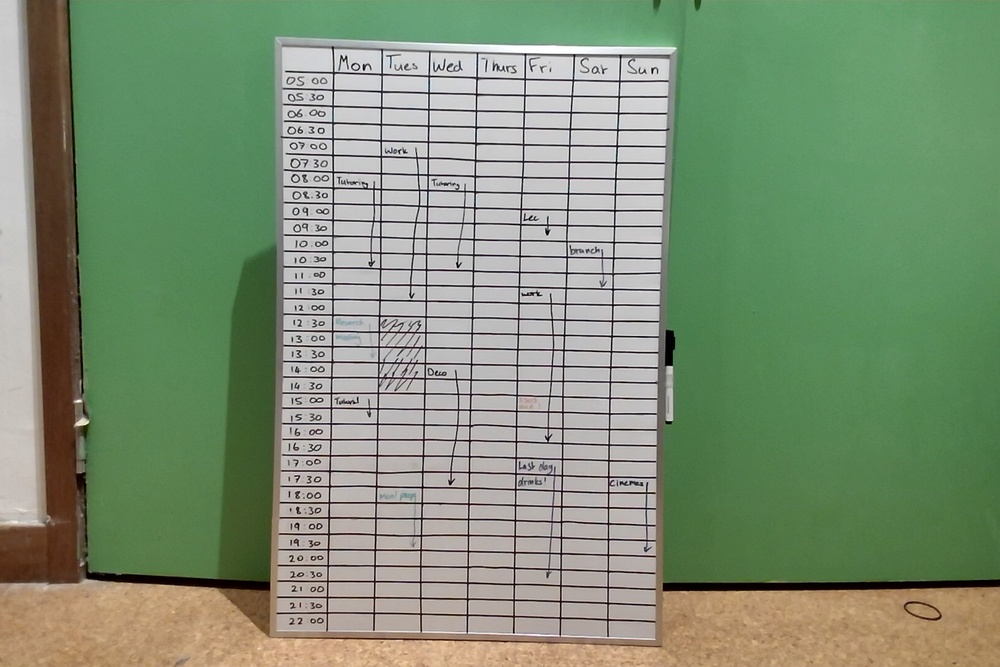
#> input picture build/vision/images/test1.jpg, 1000 x 667 px, shrunk from 3042 x 2028 before the run
$ python test.py
#> lines starting #> are read from the running program, lines starting #| are printed output that depends on the picture; after the words box and inside, x2 and y2 are one past the last pixel; in counts of white or black regions, pixels touching at a corner belong together
import cv2

image = cv2.imread('./images/test1.jpg')
#> image is the input picture: shape (667, 1000, 3); mean B, G, R 116.8, 144.1, 127

gray = cv2.cvtColor(image, cv2.COLOR_BGR2GRAY)
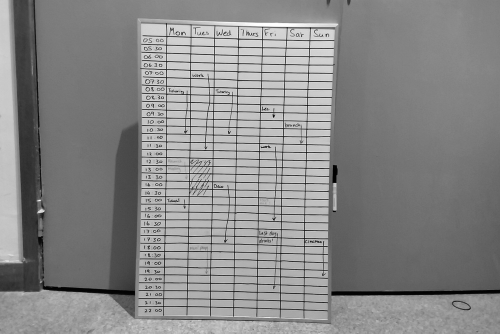
#> gray: shape (667, 1000) (shown at 1/2 size); min 0, max 255, mean 135.9

blurred = cv2.GaussianBlur(gray, (5, 5), 0)

edges = cv2.Canny(blurred, 50, 150)
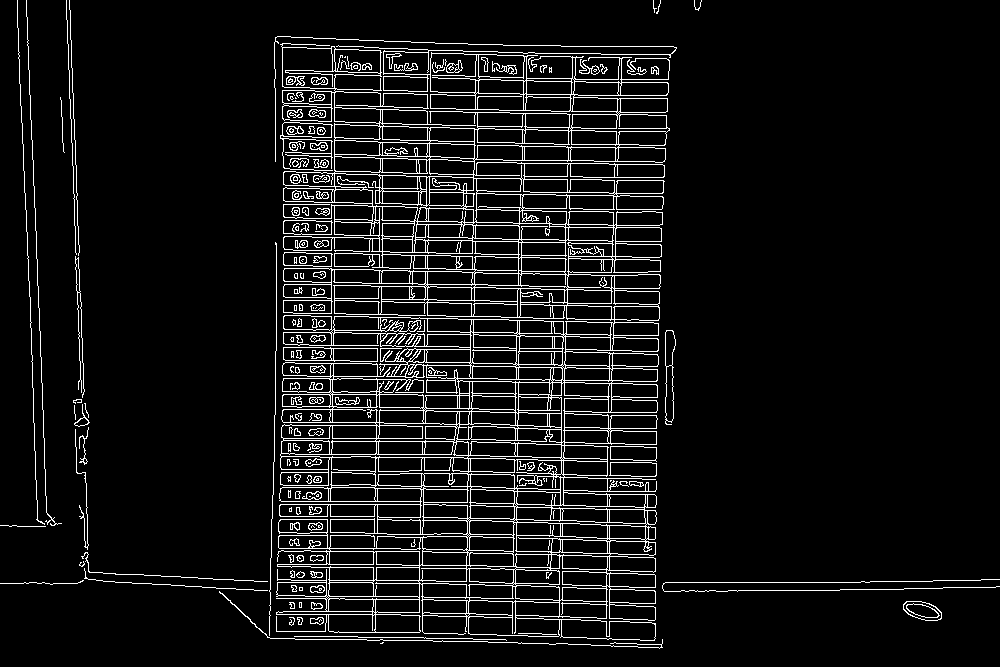
#> edges: shape (667, 1000); 7.2% white in thin lines or dots

contours, _ = cv2.findContours(
    edges.copy(), cv2.RETR_EXTERNAL, cv2.CHAIN_APPROX_SIMPLE
)
#> contours = 71 contours, 33 with area under 20; largest, box (x1, y1, x2, y2) and area: (274, 36, 677, 641) 181152, (283, 347, 378, 362) 1196, (280, 122, 333, 171) 674, (665, 330, 676, 425) 672, (283, 220, 333, 235) 646

filled_cells = []
empty_cells = []

for contour in contours:
    area = cv2.contourArea(contour)

    if area > 500:
        filled_cells.append(contour)
    else:
        empty_cells.append(contour)
#> this loop made 71 passes
#> area on passes 3, 4, 6, 8, 9, 10, 13, 14: 68.5, 26, 56, 22.5, 539.5, 40, 55.5, 34.5
#> after the loop, empty_cells = 62 contours, 33 with area under 20; largest, box (x1, y1, x2, y2) and area: (310, 142, 328, 151) 106, (75, 256, 85, 398) 100, (74, 404, 90, 427) 84, (315, 208, 330, 216) 74, (310, 617, 324, 625) 68; filled_cells = 9 contours; largest, box (x1, y1, x2, y2) and area: (274, 36, 677, 641) 181152, (283, 347, 378, 362) 1196, (280, 122, 333, 171) 674, (665, 330, 676, 425) 672, (283, 220, 333, 235) 646


for contour in filled_cells:
    x, y, w, h = cv2.boundingRect(contour)
    cv2.rectangle(image, (x, y), (x + w, y + h), (0, 255, 0), 3)
#> this loop made 9 passes
#> (x, y, w, h) on passes 1 to 8: (903, 601, 39, 20), (609, 462, 48, 15), (610, 446, 47, 16), (283, 347, 95, 15), (665, 330, 11, 95), (283, 252, 50, 15), (283, 220, 50, 15), (280, 122, 53, 49)
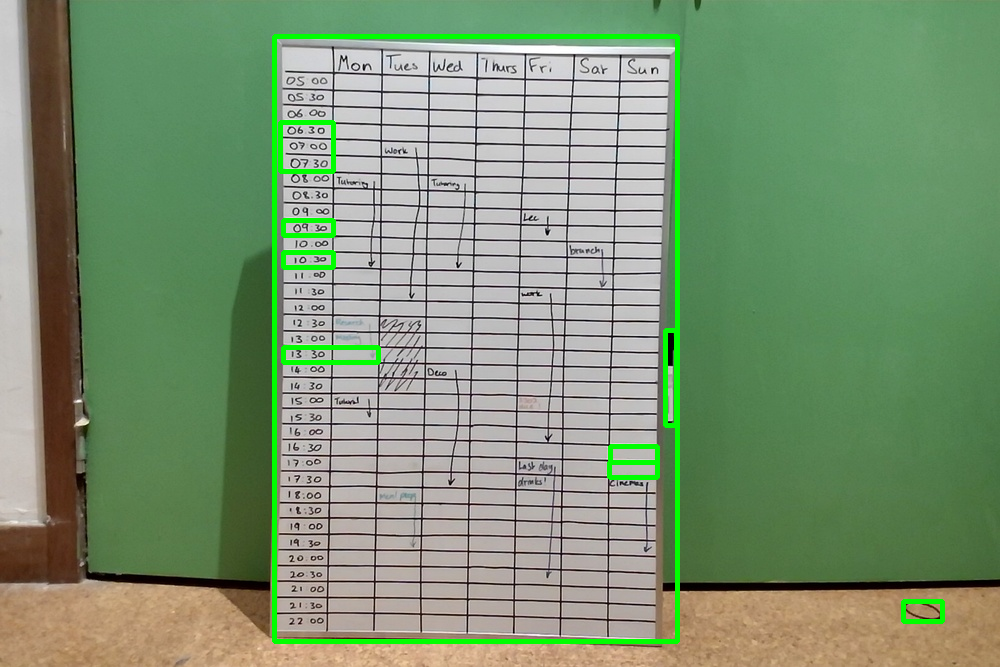
#> image: shape (667, 1000, 3); 2.35% of pixels changed, all inside (x1, y1, x2, y2) = (272, 34, 945, 644)

for contour in empty_cells:
    x, y, w, h = cv2.boundingRect(contour)
    cv2.rectangle(image, (x, y), (x + w, y + h), (0, 0, 255), 3)
#> this loop made 62 passes
#> (x, y, w, h) on passes 1, 2, 3, 4, 5, 6, 8, 9: (380, 642, 4, 2), (294, 636, 213, 5), (310, 617, 14, 8), (297, 617, 6, 8), (289, 617, 6, 9), (311, 602, 12, 8), (289, 602, 6, 7), (219, 591, 444, 58)
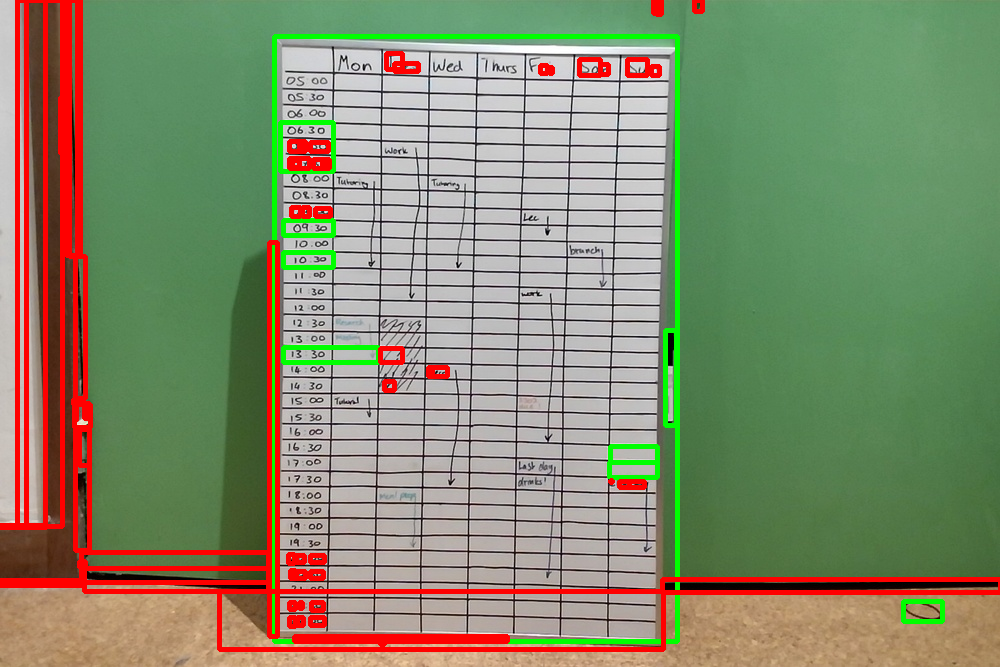
#> image: shape (667, 1000, 3); 6.6% of pixels changed, all inside (x1, y1, x2, y2) = (0, 0, 1000, 652)

cv2.imwrite('./outputs/test.jpg', image)

$ run again, with build/vision/images/test2.jpg copied over build/vision/images/test1.jpg
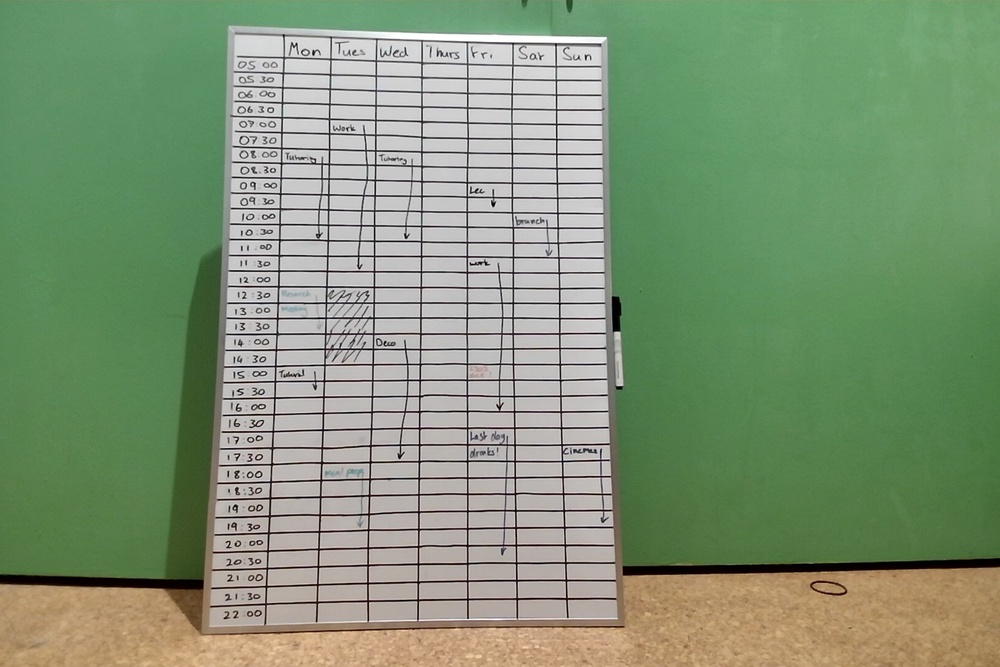
#> input picture build/vision/images/test2.jpg, 1000 x 667 px, shrunk from 3042 x 2028 before the run
#> image is the input picture: shape (667, 1000, 3); mean B, G, R 117.5, 148.3, 128.4
#> `edges = cv2.Canny(blurred, 50, 150)`:
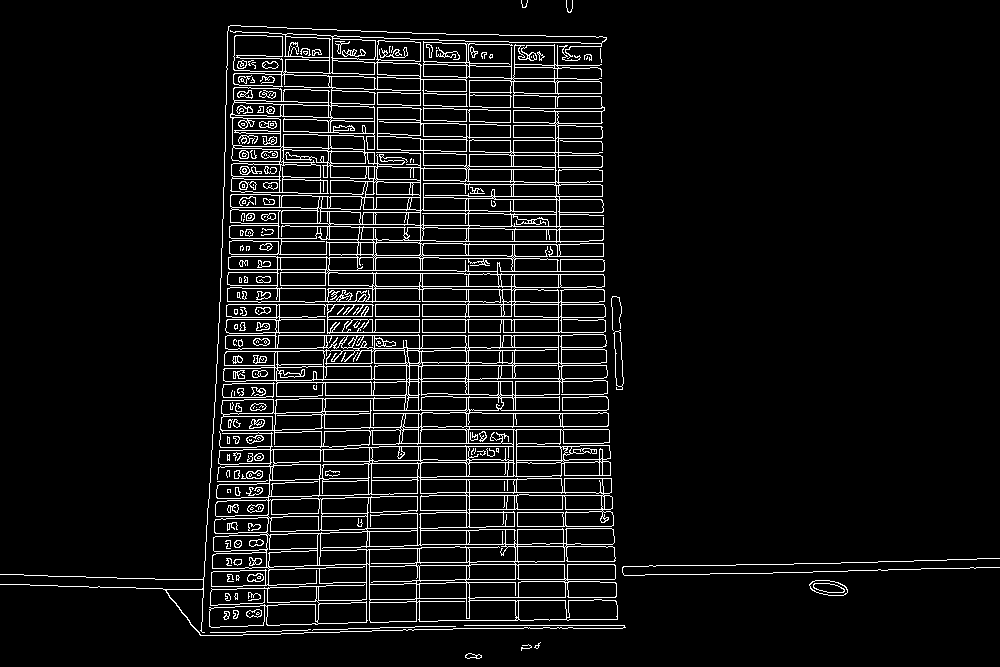
#> edges: shape (667, 1000); 6.9% white in thin lines or dots
#> contours = 36 contours, 22 with area under 20; largest, box (x1, y1, x2, y2) and area: (209, 304, 618, 628) 100951, (0, 25, 626, 636) 89375, (222, 382, 275, 398) 694, (562, 396, 609, 411) 613, (375, 304, 420, 317) 528
#> the loop `for contour in contours:` made 36 passes
#> area on passes 1, 7, 9, 12, 13, 15, 17, 18: 54, 28, 440.5, 107.5, 36, 26.5, 91.5, 613
#> after the loop `for contour in contours:`: empty_cells = 31 contours, 22 with area under 20; largest, box (x1, y1, x2, y2) and area: (809, 580, 848, 596) 440, (613, 330, 624, 390) 360, (241, 470, 263, 479) 108, (246, 435, 264, 444) 92, (465, 653, 482, 659) 54; filled_cells = 5 contours; box (x1, y1, x2, y2) and area: (209, 304, 618, 628) 100951, (0, 25, 626, 636) 89375, (222, 382, 275, 398) 694, (562, 396, 609, 411) 613, (375, 304, 420, 317) 528
#> the loop `for contour in filled_cells:` made 5 passes
#> (x, y, w, h) on passes 1, 2, 4, 5: (562, 396, 47, 15), (222, 382, 53, 16), (209, 304, 409, 324), (0, 25, 626, 611)
#> the loop `for contour in empty_cells:` made 31 passes
#> (x, y, w, h) on passes 1 to 8: (465, 653, 17, 6), (521, 644, 11, 7), (534, 642, 7, 7), (210, 629, 101, 4), (312, 626, 144, 5), (234, 593, 4, 7), (225, 593, 6, 8), (248, 592, 13, 9)
#> after the loop `for contour in empty_cells:`:
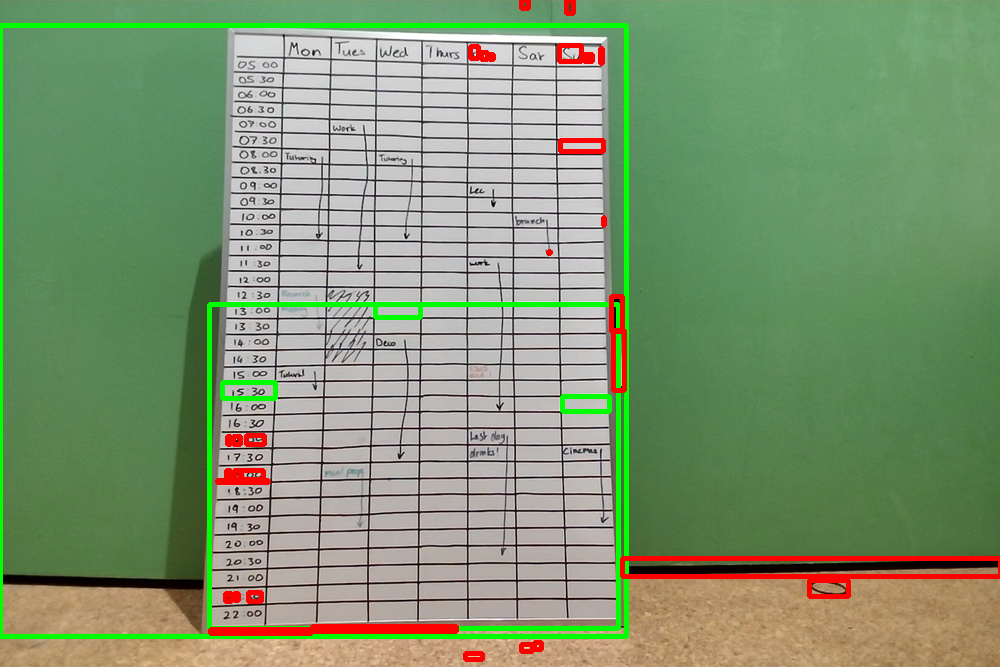
#> image: shape (667, 1000, 3); mean B, G, R 112.7, 149.2, 127

$ run again, with build/vision/images/test3.jpg copied over build/vision/images/test1.jpg
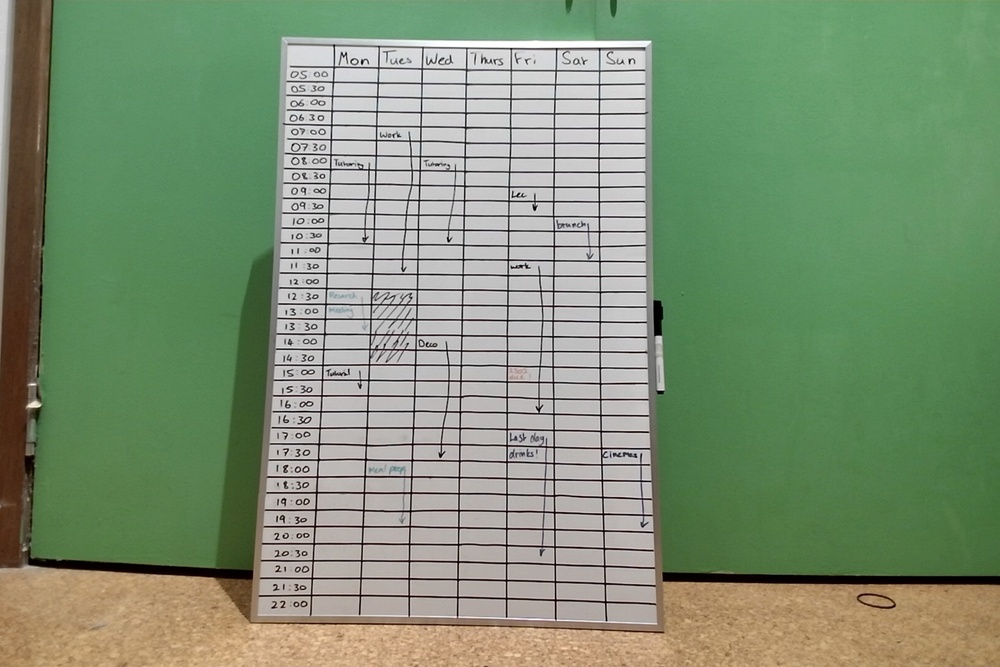
#> input picture build/vision/images/test3.jpg, 1000 x 667 px, shrunk from 3042 x 2028 before the run
#> image is the input picture: shape (667, 1000, 3); mean B, G, R 115.6, 144.9, 126.1
#> `edges = cv2.Canny(blurred, 50, 150)`:
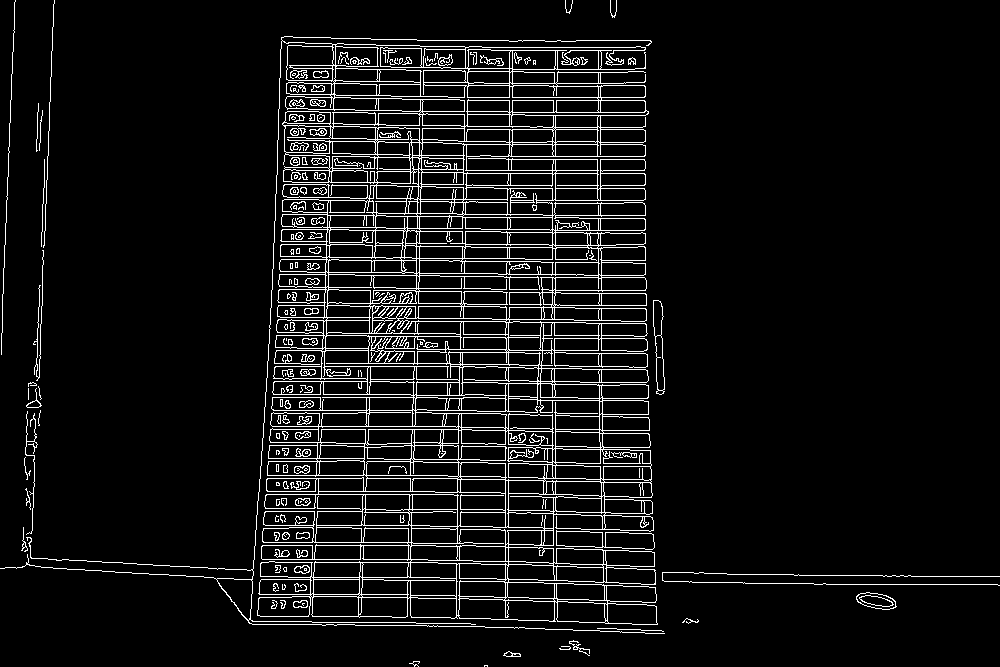
#> edges: shape (667, 1000); 6.9% white in thin lines or dots
#> contours = 37 contours, 24 with area under 20; largest, box (x1, y1, x2, y2) and area: (0, 36, 665, 634) 192618, (556, 530, 655, 550) 1418, (653, 300, 665, 395) 677, (856, 592, 897, 610) 474, (26, 388, 42, 408) 74
#> the loop `for contour in contours:` made 37 passes
#> area on passes 3, 5, 8, 10, 17, 22, 23, 26: 54.5, 20.5, 474, 1418, 74, 61.5, 677, 42
#> after the loop `for contour in contours:`: empty_cells = 34 contours, 24 with area under 20; largest, box (x1, y1, x2, y2) and area: (856, 592, 897, 610) 474, (26, 388, 42, 408) 74, (290, 157, 300, 166) 64, (301, 354, 315, 362) 62, (503, 651, 521, 657) 54; filled_cells = 3 contours; box (x1, y1, x2, y2) and area: (0, 36, 665, 634) 192618, (556, 530, 655, 550) 1418, (653, 300, 665, 395) 677
#> the loop `for contour in filled_cells:` made 3 passes
#> (x, y, w, h) on passes 1 to 3: (556, 530, 99, 20), (653, 300, 12, 95), (0, 36, 665, 598)
#> the loop `for contour in empty_cells:` made 34 passes
#> (x, y, w, h) on passes 1 to 8: (484, 665, 4, 2), (409, 661, 11, 6), (503, 651, 18, 6), (559, 646, 12, 4), (569, 640, 21, 16), (597, 628, 67, 4), (682, 618, 17, 6), (856, 592, 41, 18)
#> after the loop `for contour in empty_cells:`:
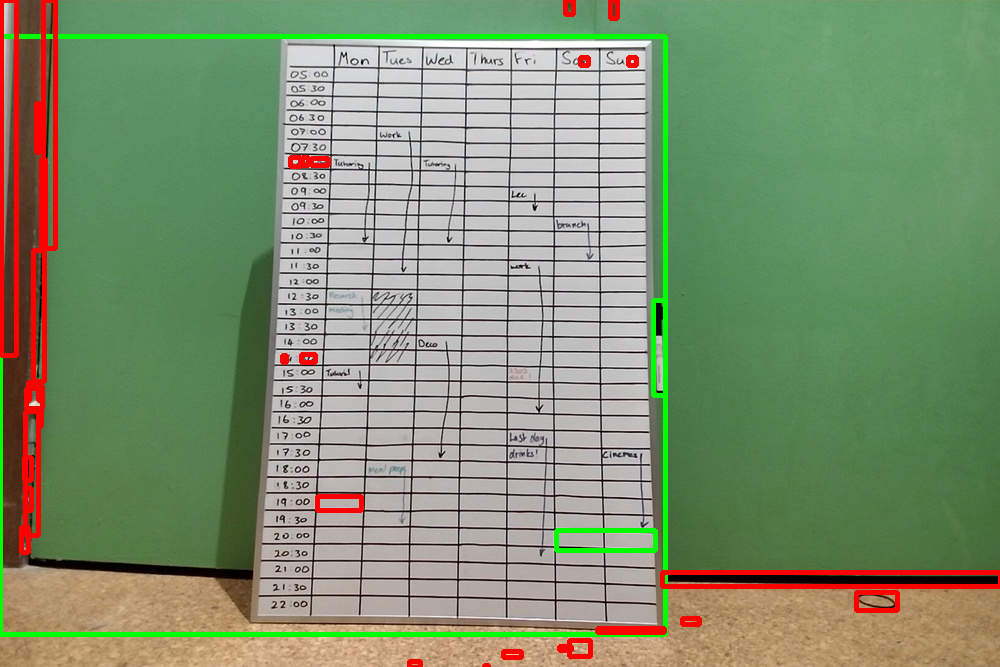
#> image: shape (667, 1000, 3); mean B, G, R 111.4, 143.9, 127.6
